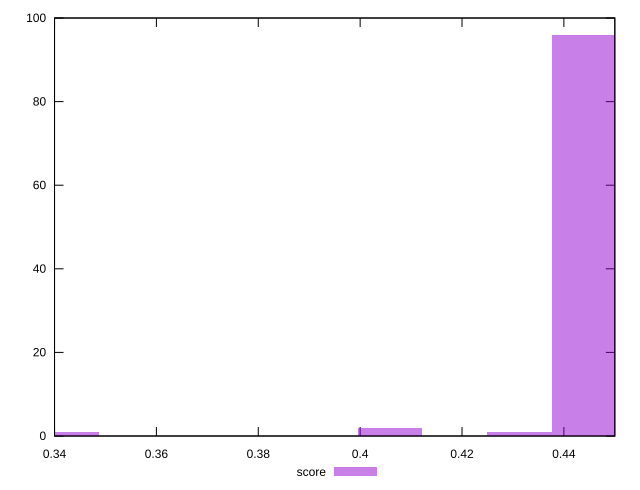

Recreate this plot in gnuplot.
reset

$score <<EOF
0.34247692713227434 1
0.4058985803049177 2
0.44395157220850373 96
0.43126724157397506 1
EOF

set key outside below
set boxwidth 0.012684330634528678
set xrange [0.34:0.45]
set yrange [0:100]
set trange [0:100]
set style fill transparent solid 0.5 noborder
set terminal svg size 640, 490 enhanced background rgb 'white'
set output "report_00017_2021-02-10T15-08-03.406Z/render-blocking-resources/samples/pages+cached/score/histogram.svg"

plot $score title "score" with boxes

reset
